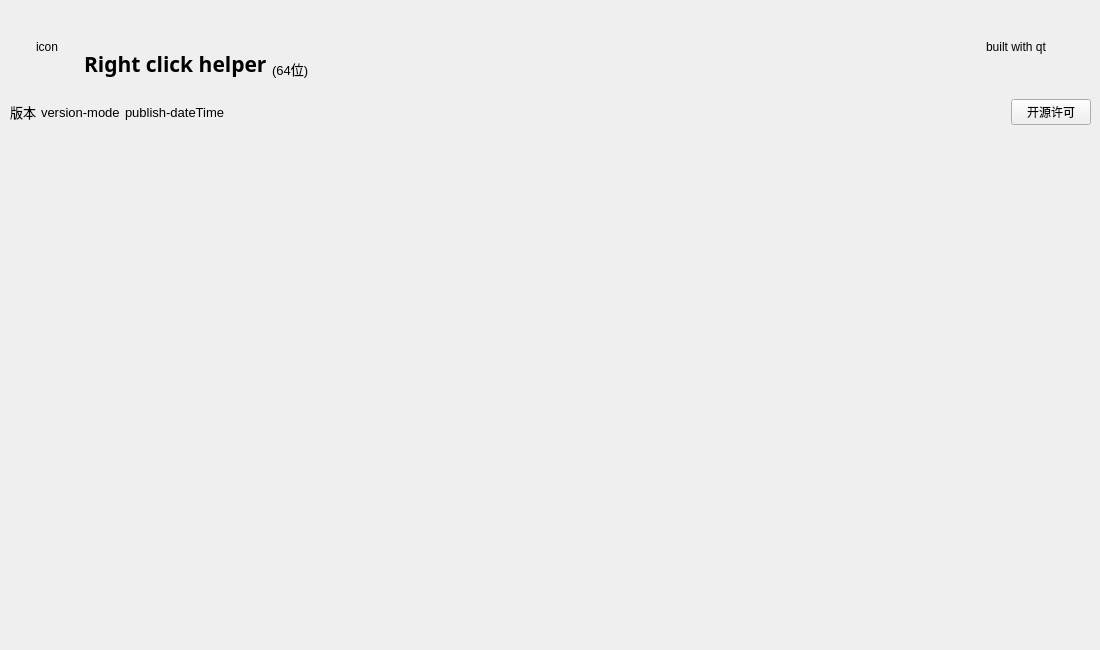
<?xml version="1.0" encoding="UTF-8"?>
<ui version="4.0">
 <class>about</class>
 <widget class="QWidget" name="about">
  <property name="geometry">
   <rect>
    <x>0</x>
    <y>0</y>
    <width>1100</width>
    <height>650</height>
   </rect>
  </property>
  <property name="minimumSize">
   <size>
    <width>1100</width>
    <height>650</height>
   </size>
  </property>
  <property name="maximumSize">
   <size>
    <width>1100</width>
    <height>650</height>
   </size>
  </property>
  <property name="windowTitle">
   <string>Form</string>
  </property>
  <widget class="QWidget" name="verticalLayoutWidget">
   <property name="geometry">
    <rect>
     <x>0</x>
     <y>0</y>
     <width>1101</width>
     <height>651</height>
    </rect>
   </property>
   <layout class="QVBoxLayout" name="verticalLayout">
    <property name="spacing">
     <number>5</number>
    </property>
    <property name="leftMargin">
     <number>5</number>
    </property>
    <property name="topMargin">
     <number>5</number>
    </property>
    <property name="rightMargin">
     <number>5</number>
    </property>
    <property name="bottomMargin">
     <number>5</number>
    </property>
    <item>
     <layout class="QHBoxLayout" name="horizontalLayout">
      <property name="spacing">
       <number>5</number>
      </property>
      <property name="leftMargin">
       <number>10</number>
      </property>
      <property name="topMargin">
       <number>10</number>
      </property>
      <property name="rightMargin">
       <number>10</number>
      </property>
      <property name="bottomMargin">
       <number>10</number>
      </property>
      <item>
       <widget class="QLabel" name="icon">
        <property name="minimumSize">
         <size>
          <width>64</width>
          <height>64</height>
         </size>
        </property>
        <property name="text">
         <string>icon</string>
        </property>
        <property name="alignment">
         <set>Qt::AlignCenter</set>
        </property>
       </widget>
      </item>
      <item>
       <widget class="QLabel" name="appName">
        <property name="font">
         <font>
          <family>Microsoft JhengHei</family>
          <pointsize>16</pointsize>
          <weight>75</weight>
          <bold>true</bold>
         </font>
        </property>
        <property name="text">
         <string>Right click helper</string>
        </property>
        <property name="alignment">
         <set>Qt::AlignBottom|Qt::AlignLeading|Qt::AlignLeft</set>
        </property>
       </widget>
      </item>
      <item>
       <widget class="QLabel" name="digit">
        <property name="font">
         <font>
          <family>Microsoft YaHei UI</family>
          <pointsize>10</pointsize>
         </font>
        </property>
        <property name="text">
         <string>(64位)</string>
        </property>
        <property name="alignment">
         <set>Qt::AlignBottom|Qt::AlignLeading|Qt::AlignLeft</set>
        </property>
       </widget>
      </item>
      <item>
       <spacer name="horizontalSpacer">
        <property name="orientation">
         <enum>Qt::Horizontal</enum>
        </property>
        <property name="sizeHint" stdset="0">
         <size>
          <width>40</width>
          <height>20</height>
         </size>
        </property>
       </spacer>
      </item>
      <item>
       <widget class="QLabel" name="builtWithQtImg">
        <property name="minimumSize">
         <size>
          <width>100</width>
          <height>24</height>
         </size>
        </property>
        <property name="text">
         <string>built with qt</string>
        </property>
       </widget>
      </item>
     </layout>
    </item>
    <item>
     <layout class="QHBoxLayout" name="horizontalLayout_2">
      <property name="spacing">
       <number>5</number>
      </property>
      <property name="leftMargin">
       <number>5</number>
      </property>
      <property name="topMargin">
       <number>5</number>
      </property>
      <property name="rightMargin">
       <number>5</number>
      </property>
      <property name="bottomMargin">
       <number>5</number>
      </property>
      <item>
       <widget class="QLabel" name="label">
        <property name="font">
         <font>
          <family>Microsoft YaHei UI</family>
          <pointsize>10</pointsize>
         </font>
        </property>
        <property name="text">
         <string>版本</string>
        </property>
       </widget>
      </item>
      <item>
       <widget class="QLabel" name="label_2">
        <property name="font">
         <font>
          <family>Microsoft YaHei UI</family>
          <pointsize>10</pointsize>
         </font>
        </property>
        <property name="text">
         <string>version-mode</string>
        </property>
       </widget>
      </item>
      <item>
       <widget class="QLabel" name="label_3">
        <property name="font">
         <font>
          <family>Microsoft YaHei UI</family>
          <pointsize>10</pointsize>
         </font>
        </property>
        <property name="text">
         <string>publish-dateTime</string>
        </property>
       </widget>
      </item>
      <item>
       <spacer name="horizontalSpacer_2">
        <property name="orientation">
         <enum>Qt::Horizontal</enum>
        </property>
        <property name="sizeHint" stdset="0">
         <size>
          <width>40</width>
          <height>20</height>
         </size>
        </property>
       </spacer>
      </item>
      <item>
       <widget class="ElePyButton" name="openLogFileBtn">
        <property name="text">
         <string>开源许可</string>
        </property>
       </widget>
      </item>
     </layout>
    </item>
    <item>
     <spacer name="verticalSpacer">
      <property name="orientation">
       <enum>Qt::Vertical</enum>
      </property>
      <property name="sizeHint" stdset="0">
       <size>
        <width>20</width>
        <height>40</height>
       </size>
      </property>
     </spacer>
    </item>
   </layout>
  </widget>
 </widget>
 <customwidgets>
  <customwidget>
   <class>ElePyButton</class>
   <extends>QPushButton</extends>
   <header>src/rightClickHelper/component/form/elePyButton.h</header>
  </customwidget>
 </customwidgets>
 <resources/>
 <connections/>
</ui>
